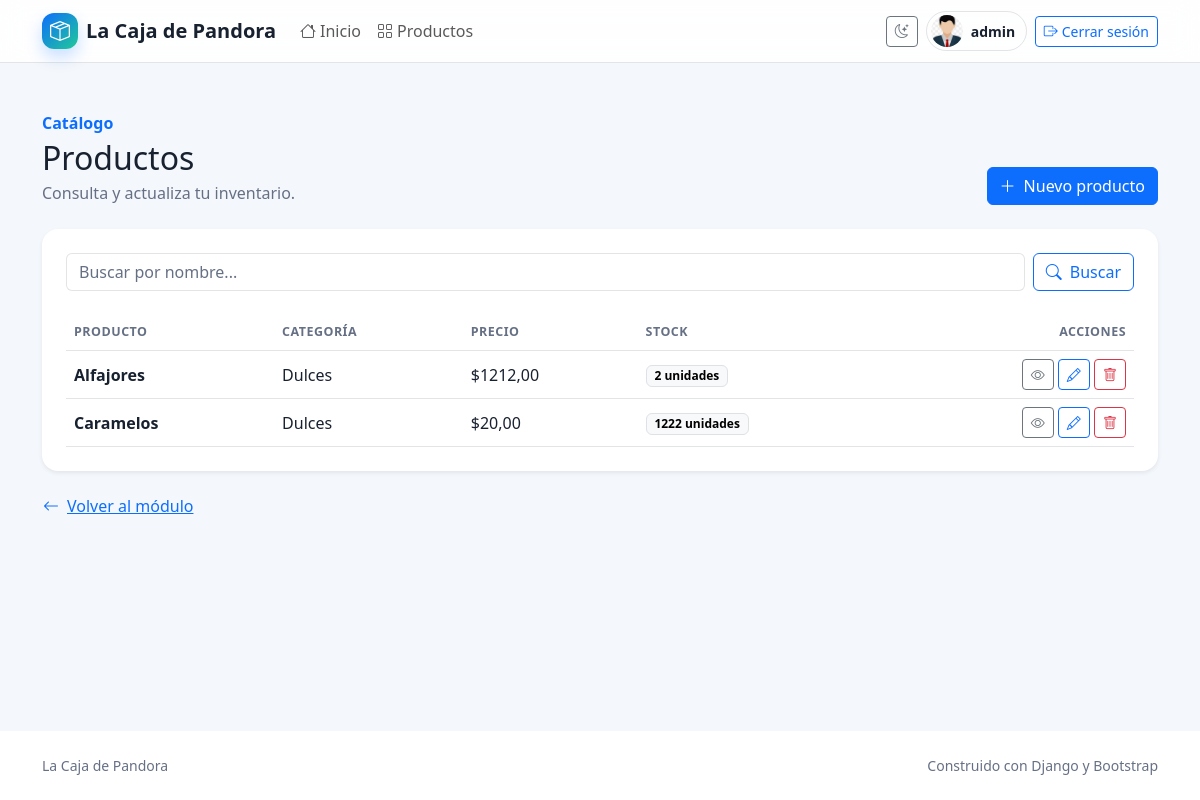
Page /producto/producto/list/ (signed in) on the committed database.
### producto/models.py (models this page shows, shortened)
class Vendedor(models.Model):
    user = models.ForeignKey(User, on_delete=models.CASCADE, verbose_name="Usuario")
    email = models.EmailField(unique=True)
    telefono = models.CharField(max_length=15, blank=True, verbose_name="Teléfono")
    imagen_perfil = models.ImageField(
        upload_to="perfiles_vendedores/", blank=True, null=True, verbose_name="Imagen de Perfil"
    )
    class Meta:
        verbose_name = "Vendedor"
        verbose_name_plural = "Vendedores"

class Producto(models.Model):
    categoria = models.ForeignKey(
        Categoria,
        on_delete=models.SET_NULL,
        null=True,
        blank=True,
        verbose_name="categoría",
        related_name="productos",
    )
    nombre = models.CharField(max_length=100, db_index=True)
    descripcion = models.TextField(blank=True, default="", verbose_name="descripción")
    precio = models.DecimalField(max_digits=10, decimal_places=2)
    stock = models.PositiveIntegerField(default=0)
    class Meta:
        verbose_name = "Producto"
        verbose_name_plural = "Productos"
        ordering = ("nombre",)
        constraints = (
            models.UniqueConstraint(fields=["categoria", "nombre"], name="unique_producto_categoria"),
        )

class Categoria(models.Model):
    nombre = models.CharField(max_length=255, unique=True)
    descripcion = models.TextField(blank=True, default="", verbose_name="descripción")
    class Meta:
        verbose_name = "Categoría de Productos"
        verbose_name_plural = "Categorías de Productos"
        ordering = ("nombre",)
    def __str__(self):
        return self.nombre

### producto/views/producto.py (the view)
# urls.py: path("producto/list/", producto.ProductoListView.as_view(), name="producto_list"),
class ProductoListView(ListView):
    model = Producto
    def get_queryset(self) -> QuerySet:
        busqueda = self.request.GET.get("busqueda")
        if busqueda:
            productos = Producto.objects.filter(nombre__icontains=busqueda)
        else:
            productos = Producto.objects.all()
        return productos

### producto/templates/producto/producto_list.html (shortened to what this page needs)
{% extends "core/base.html" %}
{% block contenido %}
    <div class="container">
        <div class="d-flex flex-column flex-md-row justify-content-between align-items-md-end gap-3 mb-4">
            <div>
                <p class="text-primary fw-semibold mb-1">Catálogo</p>
                <h1 class="h2 mb-1">Productos</h1>
                <p class="text-muted mb-0">Consulta y actualiza tu inventario.</p>
            </div>
            <a class="btn btn-primary" href="{% url 'producto:producto_create' %}"><i class="bi bi-plus-lg me-2"></i>Nuevo producto</a>
        </div>
        <section class="card border-0 shadow-sm rounded-4 p-3 p-md-4">
            <form method="get" class="row g-2 mb-4">
                <div class="col-12 col-md">
                    <input class="form-control"
                           id="producto-search"
                           type="search"
                           name="busqueda"
                           value="{{ request.GET.busqueda|default:'' }}"
                           placeholder="Buscar por nombre..." />
                </div>
                <div class="col-12 col-md-auto">
                    <button class="btn btn-outline-primary w-100" type="submit"><i class="bi bi-search me-2"></i>Buscar</button>
                </div>
            </form>
            <div class="table-responsive">
                <table class="table align-middle mb-0">
                    <thead>
                        <tr>
                            <th>Producto</th>
                            <th>Categoría</th>
                            <th>Precio</th>
                            <th>Stock</th>
                            <th class="text-end">Acciones</th>
                        </tr>
                    </thead>
                    <tbody>
                        {% for producto in object_list %}
                            <tr>
                                <td class="fw-semibold">{{ producto.nombre }}</td>
                                <td>{{ producto.categoria|default:'Sin categoría' }}</td>
                                <td>${{ producto.precio }}</td>
                                <td><span class="badge text-bg-light border">{{ producto.stock }} unidades</span></td>
                                <td class="text-end text-nowrap">
                                    <a class="btn btn-sm btn-outline-secondary"
                                       href="{% url 'producto:producto_detail' producto.id %}"
                                       title="Ver producto"><i class="bi bi-eye"></i><span class="visually-hidden"> Ver</span></a>
                                    <a class="btn btn-sm btn-outline-primary"
                                       href="{% url 'producto:producto_update' producto.id %}"
                                       title="Editar producto"><i class="bi bi-pencil"></i><span class="visually-hidden"> Editar</span></a>
                                    <a class="btn btn-sm btn-outline-danger"
                                       href="{% url 'producto:producto_delete' producto.id %}"
                                       title="Eliminar producto"><i class="bi bi-trash"></i><span class="visually-hidden"> Eliminar</span></a>
                                </td>
                            </tr>
                        {% empty %}
                            <tr>
                                <td colspan="5">
                                    <div class="text-center text-muted py-5"><i class="bi bi-inbox fs-2 d-block mb-2"></i>No hay productos para mostrar.</div>
                                </td>
                            </tr>
                        {% endfor %}
                    </tbody>
                </table>
            </div>
        </section>
        <a class="btn btn-link px-0 mt-3" href="{% url 'producto:home' %}"><i class="bi bi-arrow-left me-2"></i>Volver al módulo</a>
    </div>
{% endblock contenido %}

### core/templates/core/base.html (shortened to what this page needs)
<!DOCTYPE html>
<html lang="es">
    <head>
        <link href="https://cdn.jsdelivr.net/npm/bootstrap@5.3.3/dist/css/bootstrap.min.css"
              rel="stylesheet"
 />
        <link rel="stylesheet"
              href="https://cdn.jsdelivr.net/npm/bootstrap-icons@1.11.3/font/bootstrap-icons.min.css" />
        {% load static %}
        <link rel="stylesheet" href="{% static 'core/css/app.css' %}" />
    </head>
    <body class="d-flex flex-column min-vh-100">
        <nav class="navbar navbar-expand-lg sticky-top app-navbar border-bottom"
             aria-label="Navegación principal">
            <div class="container">
                <a class="navbar-brand d-flex align-items-center gap-2"
                   href="{% url 'core:home' %}">
                    <span class="brand-mark" aria-hidden="true"><i class="bi bi-box-seam"></i></span>
                    <span>La Caja de Pandora</span>
                </a>
                <div class="collapse navbar-collapse" id="mainNavigation">
                    <ul class="navbar-nav me-auto mb-2 mb-lg-0">
                        <li class="nav-item">
                            <a class="nav-link" href="{% url 'core:home' %}"><i class="bi bi-house me-1"></i>Inicio</a>
                        </li>
                        {% if user.is_authenticated %}
                            <li class="nav-item">
                                <a class="nav-link" href="{% url 'producto:home' %}"><i class="bi bi-grid me-1"></i>Productos</a>
                            </li>
                        {% endif %}
                    </ul>
                    <div class="d-flex flex-column flex-lg-row align-items-lg-center gap-2">
                        <button class="btn btn-sm btn-outline-secondary theme-toggle"
                                type="button"
                                aria-label="Cambiar tema"
                                title="Cambiar tema">
                            <i class="bi bi-moon-stars" aria-hidden="true"></i>
                        </button>
                        {% if user.is_authenticated %}
                            <div class="user-chip d-flex align-items-center gap-2">
                                {% with vendedor=user.vendedor_set.first %}
                                    {% if vendedor and vendedor.imagen_perfil %}
                                        <img class="avatar avatar-sm"
                                             src="{{ vendedor.imagen_perfil.url }}"
                                             alt="Imagen de perfil de {{ user.username }}" />
                                    {% else %}
                                        <span class="avatar avatar-sm avatar-fallback" aria-hidden="true">{{ user.username|first|upper }}</span>
                                    {% endif %}
                                {% endwith %}
                                <span class="small fw-semibold">{{ user.username }}</span>
                            </div>
                            <form method="post" action="{% url 'core:logout' %}" class="m-0">
                                <button class="btn btn-sm btn-outline-primary w-100" type="submit">
                                    <i class="bi bi-box-arrow-right me-1"></i>Cerrar sesión
                                </button>
                            </form>
                        {% else %}
                            <a class="btn btn-primary btn-sm" href="{% url 'core:login' %}">
                                <i class="bi bi-person me-1"></i>Iniciar sesión
                            </a>
                        {% endif %}
                    </div>
                </div>
            </div>
        </nav>
        <main class="flex-grow-1 py-4 py-lg-5">
            {% block contenido %}
            {% endblock contenido %}
        </main>
        <footer class="app-footer py-4 mt-auto">
            <div class="container d-flex flex-column flex-md-row justify-content-between gap-2 small">
                <span>La Caja de Pandora</span>
                <span>Construido con Django y Bootstrap</span>
            </div>
        </footer>
    </body>
</html>

### core/static/core/css/app.css (style rules this page uses)
:root { --app-bg: #f4f7fb; --app-surface: #ffffff; --app-surface-muted: #eaf0f7; --app-text: #18212f; --app-muted: #667085; --app-border: rgba(24, 33, 47, 0.12); --app-accent: #0d6efd; --app-accent-soft: rgba(13, 110, 253, 0.11); --app-shadow: 0 1rem 3rem rgba(24, 33, 47, 0.08); }
body { background: var(--app-bg); color: var(--app-text); }
.app-navbar, .app-footer, .surface, .card { background-color: var(--app-surface); border-color: var(--app-border) !important; }
.app-navbar { backdrop-filter: blur(14px); background-color: color-mix(in srgb, var(--app-surface) 88%, transparent); }
.app-footer { color: var(--app-muted); }
.brand-mark { display: inline-grid; width: 2.25rem; height: 2.25rem; place-items: center; border-radius: 0.75rem; color: #fff; background: linear-gradient(135deg, #0d6efd, #20c997); box-shadow: 0 0.5rem 1rem rgba(13, 110, 253, 0.22); }
.navbar-brand { color: var(--app-text); font-weight: 700; letter-spacing: 0; }
.nav-link, .navbar-brand { transition: color 160ms ease, transform 160ms ease; }
.user-chip { color: var(--app-text); padding: 0.2rem 0.65rem 0.2rem 0.25rem; border: 1px solid var(--app-border); border-radius: 2rem; }
.avatar { display: inline-grid; flex: 0 0 auto; place-items: center; overflow: hidden; color: #fff; background: #20c997; object-fit: cover; }
.avatar-sm { width: 2rem; height: 2rem; border-radius: 50%; }
.text-muted, .form-text { color: var(--app-muted) !important; }
.form-control, .form-select { border-color: var(--app-border); background-color: var(--app-surface); color: var(--app-text); }
.form-control::placeholder { color: var(--app-muted); }
.table { --bs-table-bg: transparent; --bs-table-color: var(--app-text); --bs-table-border-color: var(--app-border); }
.table thead th { color: var(--app-muted); font-size: 0.78rem; letter-spacing: 0.04em; text-transform: uppercase; }

### rows in the picture
Vendedor: imagen_perfil (placeholder picture)
Producto: nombre "Alfajores", categoria "Dulces", precio "1212,00", stock "2"
Producto: nombre "Caramelos", categoria "Dulces", precio "20,00", stock "1222"

### other values in the picture
{{ user.username }} "admin"
